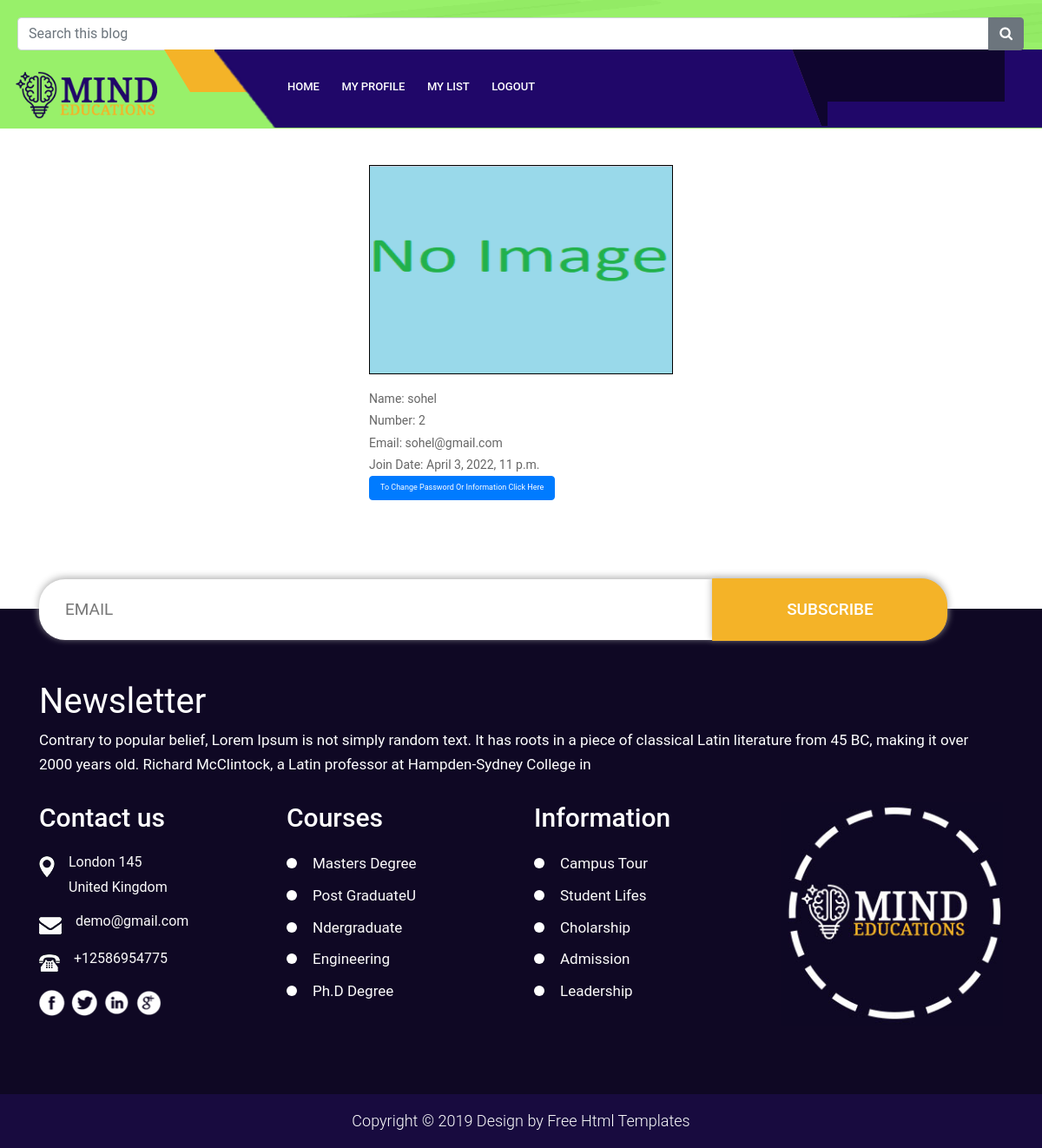
The app's page /user_profile/ (signed in) with its own data.
### app_one/models.py (models this page shows, shortened)
class User_info_table(models.Model):
    class Meta:
        verbose_name_plural = 'User Information Table'
    User_name = models.CharField(max_length=256, blank=True, null=True)
    User_photo = models.ImageField(blank=True, null=True, upload_to='image/user_pic/')
    User_Number = models.CharField(max_length=256, blank=True, null=True)
    User_Email = models.CharField(max_length=256, blank=True, null=True) # will be uniq  username
    User_Password = models.CharField(max_length=256, blank=True, null=True)
    Joined_Date = models.DateTimeField(default=datetime.now(), blank=True)

### app_one/views_2.py (the view)
# urls.py: path('user_profile/', views_2.user_profile, name='user_profile'),
def user_profile(request):
    session_user_id = request.session.get('session_user_id')
    if session_user_id:
        the_user = User_info_table.objects.get(id=session_user_id)
        print('the_user.User_photo')
        print(the_user.User_photo)
        contex = {
            'the_user':the_user,
        }
        return render(request, 'views_2_templates/profile.html', contex)
    return redirect('func_login')

### templates/views_2_templates/profile.html
{% extends 'base.html' %}
{% load static %}
{% block body %}
<div class="row" style="margin-top: 50px; margin-bottom: 16px;">
    <div class="col-xs-12 col-sm-12 col-md-4 col-lg-4"></div>
    <div class="col-xs-12 col-sm-12 col-md-4 col-lg-4">
        {% if the_user.User_photo %}
            <img src="{{the_user.User_photo.url}}" style="border: 1px solid black;width: 100%;height: 241px;">
        {% else %}
            <img src="{% static '' %}images/no_profile_pic.PNG" style="border: 1px solid black;width: 100%;height: 241px;">
        {% endif %}
    </div>
    <div class="col-xs-12 col-sm-12 col-md-4 col-lg-4"></div>
</div>
<div class="row">
    <div class="col-xs-12 col-sm-12 col-md-4 col-lg-4"></div>
    <div class="col-xs-12 col-sm-12 col-md-4 col-lg-4">
        Name:
        {{the_user.User_name}}
    </div>
    <div class="col-xs-12 col-sm-12 col-md-4 col-lg-4"></div>
</div>
<div class="row">
    <div class="col-xs-12 col-sm-12 col-md-4 col-lg-4"></div>
    <div class="col-xs-12 col-sm-12 col-md-4 col-lg-4">
        Number:
        {{the_user.User_Number}}
    </div>
    <div class="col-xs-12 col-sm-12 col-md-4 col-lg-4"></div>
</div>
<div class="row">
    <div class="col-xs-12 col-sm-12 col-md-4 col-lg-4"></div>
    <div class="col-xs-12 col-sm-12 col-md-4 col-lg-4">
        Email:
        {{the_user.User_Email}}
    </div>
    <div class="col-xs-12 col-sm-12 col-md-4 col-lg-4"></div>
</div>
<div class="row">
    <div class="col-xs-12 col-sm-12 col-md-4 col-lg-4"></div>
    <div class="col-xs-12 col-sm-12 col-md-4 col-lg-4">
        Join Date:
        {{the_user.Joined_Date}}
    </div>
    <div class="col-xs-12 col-sm-12 col-md-4 col-lg-4"></div>
</div>
<div class="row">
    <div class="col-xs-12 col-sm-12 col-md-4 col-lg-4"></div>
    <div class="col-xs-12 col-sm-12 col-md-4 col-lg-4">
        <a href="{% url 'Change_Password_Or_Information' %}" class="btn btn-primary" style="font-size: 9px;">To Change Password Or Information Click Here</a>
    </div>
    <div class="col-xs-12 col-sm-12 col-md-4 col-lg-4"></div>
</div>
{% endblock %}

### templates/base.html (shortened to what this page needs)
{% load static %}
<!DOCTYPE html>
<html lang="en">
<head>
  <link rel="stylesheet" href="{% static '' %}css/bootstrap.min.css">
  <link rel="stylesheet" href="{% static '' %}css/style.css">
  <link rel="stylesheet" href="{% static '' %}css/responsive.css">
  <link rel="stylesheet" href="{% static '' %}css/jquery.mCustomScrollbar.min.css">
  <link rel="stylesheet" href="https://cdnjs.cloudflare.com/ajax/libs/fancybox/2.1.5/jquery.fancybox.min.css" media="screen">
    <link rel="stylesheet" href="https://cdnjs.cloudflare.com/ajax/libs/font-awesome/4.7.0/css/font-awesome.min.css">
</head>
<body class="main-layout">
  <header>
    <div class="header-top">
      <div class="header">
        <div class="input-group" style="padding-left: 20px;padding-right: 21px;">
          <input type="text" class="form-control" placeholder="Search this blog" style="margin-bottom: 19px;">
          <div class="input-group-append" style="height: 38px;">
            <button class="btn btn-secondary" type="button">
              <i class="fa fa-search"></i>
            </button>
          </div>
        </div>
        <div class="container-fluid">
          <div class="row">
            <div class="col-xl-2 col-lg-4 col-md-4 col-sm-3 col logo_section">
              <div class="full">
                <div class="center-desk">
                  <div class="logo">
                    <a href="{% url 'index' %}"><img src="{% static '' %}images/logo.png" alt="#" /></a>
                  </div>
                </div>
              </div>
            </div>
            <div class="col-xl-10 col-lg-8 col-md-8 col-sm-9">
              <div class="header_information">
               <div class="menu-area">
                <div class="limit-box">
                  <nav class="main-menu ">
                    <ul class="menu-area-main">
                      {% if request.session.session_user_id %}
                      <li > <a href="{% url 'index' %}">Home</a> </li>
                      <li> <a href="{% url 'user_profile' %}">My Profile </a> </li>
                      <li> <a href="{% url 'show_list' %}">My List</a> </li>
                      <li> <a href="{% url 'func_logout' %}">Logout</a> </li>
                      {% else %}
                      <li><a href="{% url 'going_for_login' %}">login</a> </li>
                         {% endif %}
                     </ul>
                   </nav>
                 </div>
               </div>
               <div class="mean-last">
               </div>
             </div>
           </div>
         </div>
       </div>
     </div>
</div>
</header>
<div id="about" class="about">
  <div class="container">
{% block body %}
{% endblock %}
  </div>
</div>
    <footr>
      <div class="footer ">
        <div class="container">
          <div class="row">
            <div class="col-md-12">
              <form class="news">
                <input class="newslatter" placeholder="Email" type="text" name=" Email">
                <button class="submit">Subscribe</button>
              </form>
            </div>
            <div class="col-md-12">
              <h2>Newsletter</h2>
              <span>Contrary to popular belief, Lorem Ipsum is not simply random text. It has roots in a piece of classical Latin literature from 45 BC, making it over 2000 years old. Richard McClintock, a Latin professor at Hampden-Sydney College in  </span>
            </div>
            <div class="col-xl-12 col-lg-12 col-md-12 col-sm-12 ">
              <div class="row">
                <div class="col-xl-3 col-lg-3 col-md-6 col-sm-6 ">
                  <div class="address">
                    <h3>Contact us </h3>
                    <ul class="loca">
                      <li>
                        <a href="#"><img src="{% static '' %}icon/loc.png" alt="#" /></a>London 145
                        <br>United Kingdom </li>
                        <li>
                          <a href="#"><img src="{% static '' %}icon/email.png" alt="#" /></a>demo@gmail.com </li>
                          <li>
                            <a href="#"><img src="{% static '' %}icon/call.png" alt="#" /></a>+12586954775 </li>
                          </ul>
                          <ul class="social_link">
                            <li><a href="#"><img src="{% static '' %}icon/fb.png"></a></li>
                            <li><a href="#"><img src="{% static '' %}icon/tw.png"></a></li>
                            <li><a href="#"><img src="{% static '' %}icon/lin(2).png"></a></li>
                            <li><a href="#"><img src="{% static '' %}icon/instagram.png"></a></li>
                          </ul>
                        </div>
                      </div>
                      <div class="col-lg-3 col-md-6 col-sm-6">
                        <div class="address">
                          <h3>Courses</h3>
                          <ul class="Menu_footer">
                            <li class="active"> <a href="#">Masters Degree</a> </li>
                            <li><a href="#">Post GraduateU</a> </li>
                            <li><a href="#">Ndergraduate</a> </li>
                            <li><a href="#">Engineering</a> </li>
                            <li><a href="#">Ph.D Degree</a> </li>
                          </ul>
                        </div>
                      </div>
                      <div class="col-lg-3 col-md-6 col-sm-6">
                        <div class="address">
                          <h3>Information</h3>
                          <ul class="Links_footer">
                            <li class="active"><a href="#">Campus Tour</a> </li>
                            <li><a href="#">Student Lifes</a> </li>
                            <li><a href="#">Cholarship</a> </li>
                            <li><a href="#"> Admission</a> </li>
                            <li><a href="#">Leadership</a> </li>
                          </ul>
                        </div>
                      </div>
                      <div class="col-lg-3 col-md-6 col-sm-6 ">
                        <div class="address">
                          <a href="index.html"> <img src="images/logo1.jpg" alt="logo"></a>
                        </div>
                      </div>
                    </div>
                  </div>
                </div>
              </div>
              <div class="copyright">
                <div class="container">
                  <p>Copyright © 2019 Design by <a href="https://html.design/">Free Html Templates </a></p>
                </div>
              </div>
            </div>
          </footr>
</body>
</html>

### static/css/responsive.css (style rules this page uses)
@media (min-width: 1200px) and (max-width: 1500px) { .logo { padding-bottom: 6px; margin-top: 0px; } }
@media (min-width: 1200px) and (max-width: 1500px) { .main-menu ul > li a { padding: 11px 11px; font-size: 13px; } }
@media (min-width: 1200px) and (max-width: 1500px) { .mean-last { margin-right: 43px !important; } }

### records on screen
User_info_table: User_name "sohel", User_Number "2", User_Email "sohel@gmail.com", Joined_Date "April 3, 2022, 11 p.m."
